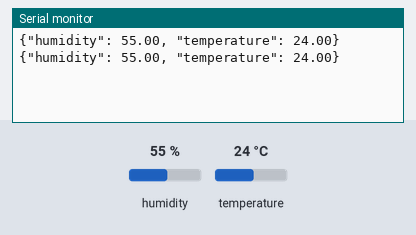
Recording of a sketch running on a simulated Arduino Uno, built with avr-gcc and run on an emulated ATmega328P. Shown: the last lines printed to the serial monitor. Inputs (shaded band) come from the test bench; at power-on: humidity 55 %, temperature 24 °C.

Above: at 4.8 s.
4.9 s: humidity set to 22 %
At 7.5 s:
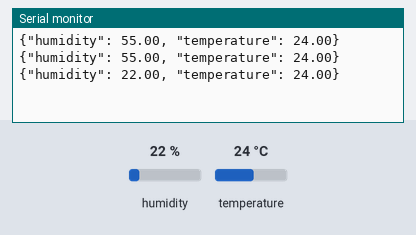
7.9 s: temperature set to 12 °C
At 9.3 s:
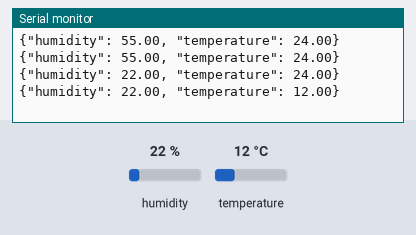
10.9 s: humidity set to 40 %
At 12.8 s:
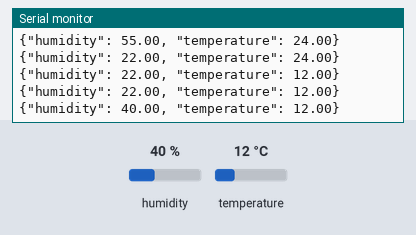
Timing chart, 0 to 14.3 s (numbered marks = the images above; inputs shaded):
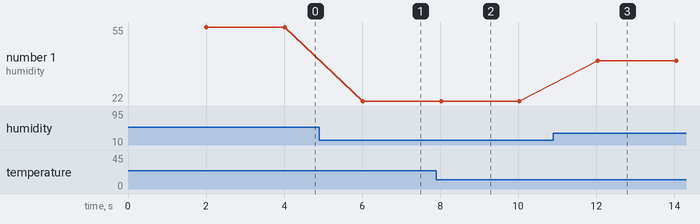

Measured:
- after the input at 4.9 s, the serial monitor: prints a new line after 1.1 s (image 1)
- after the input at 7.9 s, the serial monitor: prints a new line after 0.13 s (image 2)
- after the input at 10.9 s, the serial monitor: prints a new line after 1.1 s (image 3)
- plotted number 1: 55 → 22 after the input at 4.9 s, 22 → 40 after the input at 10.9 s

The sketch:

dht-log.ino
```cpp
#include "DHT.h"

// DHT22 DAT pin
#define DHTPIN 12

// Type of DHT sensor
#define DHTTYPE DHT22

DHT dht(DHTPIN, DHTTYPE);

void setup() {
  Serial.begin(9600);
  dht.begin();
}

void loop() {
  delay(2000);
  float h = dht.readHumidity();
  float t = dht.readTemperature();

  String message = "";

  if (isnan(h) || isnan(t)) {
    return;
  }

  // Create JSON as a message
  message = message + "{\"humidity\": ";
  message = message + h;
  message = message + ", \"temperature\": ";
  message = message + t;
  message = message + "}";

  // Send message
  Serial.println(message);

}
```
